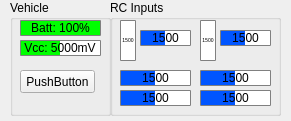
<?xml version="1.0" encoding="UTF-8"?>
<ui version="4.0">
 <class>Form</class>
 <widget class="QWidget" name="Form">
  <property name="geometry">
   <rect>
    <x>0</x>
    <y>0</y>
    <width>291</width>
    <height>121</height>
   </rect>
  </property>
  <property name="sizePolicy">
   <sizepolicy hsizetype="Fixed" vsizetype="Fixed">
    <horstretch>0</horstretch>
    <verstretch>0</verstretch>
   </sizepolicy>
  </property>
  <property name="windowTitle">
   <string>Form</string>
  </property>
  <widget class="QProgressBar" name="pb2">
   <property name="geometry">
    <rect>
     <x>140</x>
     <y>30</y>
     <width>51</width>
     <height>16</height>
    </rect>
   </property>
   <property name="styleSheet">
    <string notr="true">QProgressBar::chunk {background-color:rgb(0, 85, 255) ; width: 1px; }

 QProgressBar {border: 1px solid grey; border-radius: 1px; text-align: center; }</string>
   </property>
   <property name="minimum">
    <number>1000</number>
   </property>
   <property name="maximum">
    <number>2000</number>
   </property>
   <property name="value">
    <number>1500</number>
   </property>
   <property name="alignment">
    <set>Qt::AlignCenter</set>
   </property>
   <property name="format">
    <string>%v</string>
   </property>
  </widget>
  <widget class="QProgressBar" name="pb1">
   <property name="geometry">
    <rect>
     <x>120</x>
     <y>20</y>
     <width>16</width>
     <height>41</height>
    </rect>
   </property>
   <property name="font">
    <font>
     <pointsize>4</pointsize>
    </font>
   </property>
   <property name="layoutDirection">
    <enum>Qt::LeftToRight</enum>
   </property>
   <property name="styleSheet">
    <string notr="true">QProgressBar::chunk {background-color:rgb(0, 85, 255) ; width: 10px; }

 QProgressBar {border: 1px solid grey; border-radius: 1px; text-align: center; }</string>
   </property>
   <property name="minimum">
    <number>1000</number>
   </property>
   <property name="maximum">
    <number>2000</number>
   </property>
   <property name="value">
    <number>1500</number>
   </property>
   <property name="alignment">
    <set>Qt::AlignCenter</set>
   </property>
   <property name="textVisible">
    <bool>true</bool>
   </property>
   <property name="orientation">
    <enum>Qt::Vertical</enum>
   </property>
   <property name="invertedAppearance">
    <bool>false</bool>
   </property>
   <property name="textDirection">
    <enum>QProgressBar::TopToBottom</enum>
   </property>
   <property name="format">
    <string>%v</string>
   </property>
  </widget>
  <widget class="QProgressBar" name="pb4">
   <property name="geometry">
    <rect>
     <x>220</x>
     <y>30</y>
     <width>51</width>
     <height>16</height>
    </rect>
   </property>
   <property name="styleSheet">
    <string notr="true">QProgressBar::chunk {background-color:rgb(0, 85, 255) ; width: 1px; }

 QProgressBar {border: 1px solid grey; border-radius: 1px; text-align: center; }</string>
   </property>
   <property name="minimum">
    <number>1000</number>
   </property>
   <property name="maximum">
    <number>2000</number>
   </property>
   <property name="value">
    <number>1500</number>
   </property>
   <property name="alignment">
    <set>Qt::AlignCenter</set>
   </property>
   <property name="format">
    <string>%v</string>
   </property>
  </widget>
  <widget class="QProgressBar" name="pb3">
   <property name="geometry">
    <rect>
     <x>200</x>
     <y>20</y>
     <width>16</width>
     <height>41</height>
    </rect>
   </property>
   <property name="font">
    <font>
     <pointsize>4</pointsize>
    </font>
   </property>
   <property name="styleSheet">
    <string notr="true">QProgressBar::chunk {background-color:rgb(0, 85, 255) ; width: 10px; }

 QProgressBar {border: 1px solid grey; border-radius: 1px; text-align: center; }</string>
   </property>
   <property name="minimum">
    <number>1000</number>
   </property>
   <property name="maximum">
    <number>2000</number>
   </property>
   <property name="value">
    <number>1500</number>
   </property>
   <property name="alignment">
    <set>Qt::AlignCenter</set>
   </property>
   <property name="textVisible">
    <bool>true</bool>
   </property>
   <property name="orientation">
    <enum>Qt::Vertical</enum>
   </property>
   <property name="invertedAppearance">
    <bool>false</bool>
   </property>
   <property name="textDirection">
    <enum>QProgressBar::TopToBottom</enum>
   </property>
   <property name="format">
    <string>%v</string>
   </property>
  </widget>
  <widget class="QProgressBar" name="pb5">
   <property name="geometry">
    <rect>
     <x>120</x>
     <y>70</y>
     <width>71</width>
     <height>16</height>
    </rect>
   </property>
   <property name="styleSheet">
    <string notr="true">QProgressBar::chunk {background-color:rgb(0, 85, 255) ; width: 1px; }

 QProgressBar {border: 1px solid grey; border-radius: 1px; text-align: center; }</string>
   </property>
   <property name="minimum">
    <number>1000</number>
   </property>
   <property name="maximum">
    <number>2000</number>
   </property>
   <property name="value">
    <number>1500</number>
   </property>
   <property name="alignment">
    <set>Qt::AlignCenter</set>
   </property>
   <property name="format">
    <string>%v</string>
   </property>
  </widget>
  <widget class="QProgressBar" name="pb7">
   <property name="geometry">
    <rect>
     <x>120</x>
     <y>90</y>
     <width>71</width>
     <height>16</height>
    </rect>
   </property>
   <property name="styleSheet">
    <string notr="true">QProgressBar::chunk {background-color:rgb(0, 85, 255) ; width: 1px; }

 QProgressBar {border: 1px solid grey; border-radius: 1px; text-align: center; }</string>
   </property>
   <property name="minimum">
    <number>1000</number>
   </property>
   <property name="maximum">
    <number>2000</number>
   </property>
   <property name="value">
    <number>1500</number>
   </property>
   <property name="alignment">
    <set>Qt::AlignCenter</set>
   </property>
   <property name="format">
    <string>%v</string>
   </property>
  </widget>
  <widget class="QProgressBar" name="pb6">
   <property name="geometry">
    <rect>
     <x>200</x>
     <y>70</y>
     <width>71</width>
     <height>16</height>
    </rect>
   </property>
   <property name="styleSheet">
    <string notr="true">QProgressBar::chunk {background-color:rgb(0, 85, 255) ; width: 1px; }

 QProgressBar {border: 1px solid grey; border-radius: 1px; text-align: center; }</string>
   </property>
   <property name="minimum">
    <number>1000</number>
   </property>
   <property name="maximum">
    <number>2000</number>
   </property>
   <property name="value">
    <number>1500</number>
   </property>
   <property name="alignment">
    <set>Qt::AlignCenter</set>
   </property>
   <property name="format">
    <string>%v</string>
   </property>
  </widget>
  <widget class="QProgressBar" name="pb8">
   <property name="geometry">
    <rect>
     <x>200</x>
     <y>90</y>
     <width>71</width>
     <height>16</height>
    </rect>
   </property>
   <property name="styleSheet">
    <string notr="true">QProgressBar::chunk {background-color:rgb(0, 85, 255) ; width: 1px; }

 QProgressBar {border: 1px solid grey; border-radius: 1px; text-align: center; }</string>
   </property>
   <property name="minimum">
    <number>1000</number>
   </property>
   <property name="maximum">
    <number>2000</number>
   </property>
   <property name="value">
    <number>1500</number>
   </property>
   <property name="alignment">
    <set>Qt::AlignCenter</set>
   </property>
   <property name="format">
    <string>%v</string>
   </property>
  </widget>
  <widget class="QGroupBox" name="groupBox">
   <property name="geometry">
    <rect>
     <x>110</x>
     <y>0</y>
     <width>171</width>
     <height>116</height>
    </rect>
   </property>
   <property name="title">
    <string>RC Inputs</string>
   </property>
  </widget>
  <widget class="QGroupBox" name="groupBox_2">
   <property name="geometry">
    <rect>
     <x>10</x>
     <y>0</y>
     <width>101</width>
     <height>116</height>
    </rect>
   </property>
   <property name="title">
    <string>Vehicle</string>
   </property>
   <widget class="QProgressBar" name="pb_Battery">
    <property name="geometry">
     <rect>
      <x>10</x>
      <y>20</y>
      <width>81</width>
      <height>16</height>
     </rect>
    </property>
    <property name="autoFillBackground">
     <bool>false</bool>
    </property>
    <property name="styleSheet">
     <string notr="true">QProgressBar::chunk {background-color:rgb(0, 255, 0) ; width: 1px; }

 QProgressBar {border: 1px solid grey; border-radius: 1px; text-align: center; }</string>
    </property>
    <property name="minimum">
     <number>0</number>
    </property>
    <property name="maximum">
     <number>100</number>
    </property>
    <property name="value">
     <number>100</number>
    </property>
    <property name="alignment">
     <set>Qt::AlignCenter</set>
    </property>
    <property name="invertedAppearance">
     <bool>false</bool>
    </property>
    <property name="format">
     <string>Batt: %v%</string>
    </property>
   </widget>
   <widget class="QProgressBar" name="pb_Vcc">
    <property name="geometry">
     <rect>
      <x>10</x>
      <y>40</y>
      <width>81</width>
      <height>16</height>
     </rect>
    </property>
    <property name="autoFillBackground">
     <bool>false</bool>
    </property>
    <property name="styleSheet">
     <string notr="true">QProgressBar::chunk {background-color:rgb(0, 255, 0) ; width: 1px; }

 QProgressBar {border: 1px solid grey; border-radius: 1px; text-align: center; }</string>
    </property>
    <property name="minimum">
     <number>4000</number>
    </property>
    <property name="maximum">
     <number>6000</number>
    </property>
    <property name="value">
     <number>5000</number>
    </property>
    <property name="alignment">
     <set>Qt::AlignCenter</set>
    </property>
    <property name="invertedAppearance">
     <bool>false</bool>
    </property>
    <property name="format">
     <string>Vcc: %vmV</string>
    </property>
   </widget>
   <widget class="QPushButton" name="btn_test">
    <property name="geometry">
     <rect>
      <x>10</x>
      <y>70</y>
      <width>75</width>
      <height>23</height>
     </rect>
    </property>
    <property name="text">
     <string>PushButton</string>
    </property>
   </widget>
  </widget>
  <zorder>groupBox</zorder>
  <zorder>pb2</zorder>
  <zorder>pb1</zorder>
  <zorder>pb4</zorder>
  <zorder>pb3</zorder>
  <zorder>pb5</zorder>
  <zorder>pb7</zorder>
  <zorder>pb6</zorder>
  <zorder>pb8</zorder>
  <zorder>groupBox_2</zorder>
 </widget>
 <resources/>
 <connections/>
</ui>
